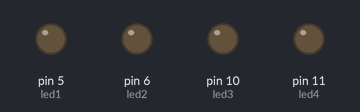
The sketch below on a simulated Arduino Uno, built with avr-gcc and run on an emulated ATmega328P. On the bench: output pins drawn as LEDs (lit = HIGH).

Above: at 0.16 s.
At 60.04 s:
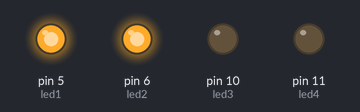
At 119.95 s:
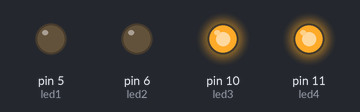
Timing chart, 0 to 120.2 s (numbered marks = the images above):
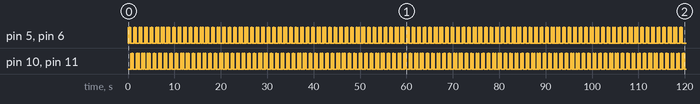

The sketch:

ders15.ino
```cpp
int led1=5;
int led2=6;
int led3=10;
int led4=11;

int Tekrar=10;
int sure=30;
void setup() {
  pinMode(led1, OUTPUT);
  pinMode(led2, OUTPUT);
  pinMode(led3, OUTPUT);
  pinMode(led4, OUTPUT);
}

void loop() {
  int i;
  for(i=0;i<Tekrar;i++){
    digitalWrite(led1, 1);
    digitalWrite(led2, 1);
    delay(sure);
    digitalWrite(led1, 0);
    digitalWrite(led2, 0);
    delay(sure);
  }
  for(i=0;i<Tekrar;i++){
    digitalWrite(led3, 1);
    digitalWrite(led4, 1);
    delay(sure);
    digitalWrite(led3, 0);
    digitalWrite(led4, 0);
    delay(sure);
  }
}
```

Measured:
- by itself, pin 5 (led1), pin 6 (led2), pin 10 (led3), pin 11 (led4): repeats every 1.2 s: 9 × (LOW 0.03 s, HIGH 0.03 s), LOW 0.63 s, HIGH 0.03 s
